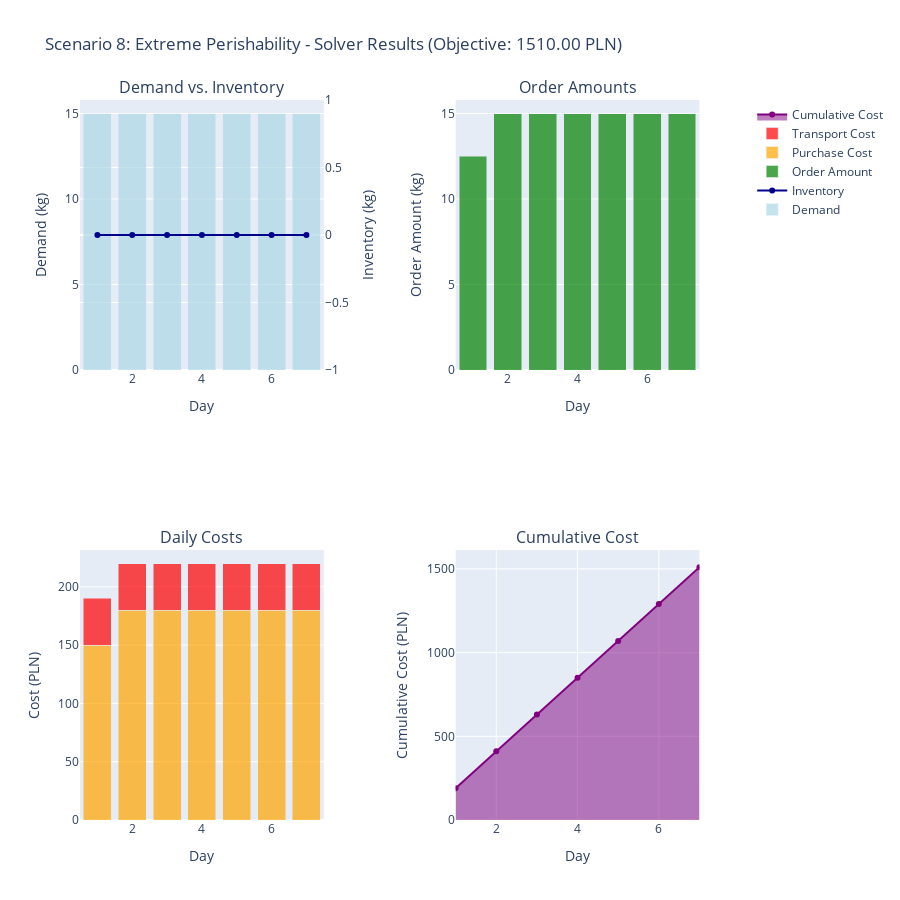

The notebook cell saved with this chart:
### Markdown cell above
## Test Scenario 8: Extreme Perishability (50% Daily Loss)

Highly perishable product with 50% daily loss - tests feasibility limits.

### Code cell
# Scenario 8: Extreme perishability
scenario_8 = {
    "V_max": 100.0,
    "P": [12.0, 12.0, 12.0, 12.0, 12.0, 12.0, 12.0],
    "C": 40.0,  # Lower transport cost to make frequent orders viable
    "D": [15.0, 15.0, 15.0, 15.0, 15.0, 15.0, 15.0],
    "I0": 5.0,
    "alpha": 0.5,  # 50% daily loss!
    "T": 7
}

inp8 = SolverInput(**scenario_8)

try:
    sol8 = solve(inp8)
    df8 = solution_to_dataframe(sol8, inp8)
    print(f"Objective value: {sol8.objective_value:.2f} PLN")
    print(f"Orders placed on days: {[i+1 for i, y in enumerate(sol8.y) if y == 1]}")
    display(HTML(df8.to_html(index=False)))
    plot_scenario("Scenario 8: Extreme Perishability", sol8, inp8, df8)
except SolverFail as e:
    print(f"Solver failed: {e}")
    sol8 = None
    df8 = None

### Figure 1 — Plotly figure (JSON) as saved in the notebook; plotly's stock layout.template omitted (floating-point values rounded to 4 significant figures)
{"data": [{"marker": {"color": "lightblue"}, "name": "Demand", "opacity": 0.7, "type": "bar", "x": [1, 2, 3, 4, 5, 6, 7], "xaxis": "x", "y": [15, 15, 15, 15, 15, 15, 15], "yaxis": "y"}, {"line": {"color": "darkblue", "width": 2}, "mode": "lines+markers", "name": "Inventory", "type": "scatter", "x": [1, 2, 3, 4, 5, 6, 7], "xaxis": "x", "y": [0, 0, 0, 0, 0, 0, 0], "yaxis": "y2"}, {"marker": {"color": "green"}, "name": "Order Amount", "opacity": 0.7, "type": "bar", "x": [1, 2, 3, 4, 5, 6, 7], "xaxis": "x2", "y": [12.5, 15, 15, 15, 15, 15, 15], "yaxis": "y3"}, {"marker": {"color": "orange"}, "name": "Purchase Cost", "opacity": 0.7, "type": "bar", "x": [1, 2, 3, 4, 5, 6, 7], "xaxis": "x3", "y": [150.0, 180.0, 180.0, 180.0, 180.0, 180.0, 180.0], "yaxis": "y4"}, {"marker": {"color": "red"}, "name": "Transport Cost", "opacity": 0.7, "type": "bar", "x": [1, 2, 3, 4, 5, 6, 7], "xaxis": "x3", "y": [40.0, 40.0, 40.0, 40.0, 40.0, 40.0, 40.0], "yaxis": "y4"}, {"fill": "tozeroy", "line": {"color": "purple", "width": 2}, "mode": "lines+markers", "name": "Cumulative Cost", "type": "scatter", "x": [1, 2, 3, 4, 5, 6, 7], "xaxis": "x4", "y": [190.0, 410.0, 630.0, 850.0, 1070.0, 1290.0, 1510.0], "yaxis": "y5"}], "layout": {"annotations": [{"font": {"size": 16}, "showarrow": false, "text": "Demand vs. Inventory", "x": 0.185, "xanchor": "center", "xref": "paper", "y": 1, "yanchor": "bottom", "yref": "paper"}, {"font": {"size": 16}, "showarrow": false, "text": "Order Amounts", "x": 0.755, "xanchor": "center", "xref": "paper", "y": 1, "yanchor": "bottom", "yref": "paper"}, {"font": {"size": 16}, "showarrow": false, "text": "Daily Costs", "x": 0.185, "xanchor": "center", "xref": "paper", "y": 0.375, "yanchor": "bottom", "yref": "paper"}, {"font": {"size": 16}, "showarrow": false, "text": "Cumulative Cost", "x": 0.755, "xanchor": "center", "xref": "paper", "y": 0.375, "yanchor": "bottom", "yref": "paper"}], "barmode": "stack", "height": 900, "showlegend": true, "title": {"text": "Scenario 8: Extreme Perishability - Solver Results (Objective: 1510.00 PLN)"}, "xaxis": {"anchor": "y", "domain": [0, 0.37], "title": {"text": "Day"}}, "xaxis2": {"anchor": "y3", "domain": [0.57, 0.94], "title": {"text": "Day"}}, "xaxis3": {"anchor": "y4", "domain": [0, 0.37], "title": {"text": "Day"}}, "xaxis4": {"anchor": "y5", "domain": [0.57, 0.94], "title": {"text": "Day"}}, "yaxis": {"anchor": "x", "domain": [0.625, 1], "title": {"text": "Demand (kg)"}}, "yaxis2": {"anchor": "x", "overlaying": "y", "side": "right", "title": {"text": "Inventory (kg)"}}, "yaxis3": {"anchor": "x2", "domain": [0.625, 1], "title": {"text": "Order Amount (kg)"}}, "yaxis4": {"anchor": "x3", "domain": [0, 0.375], "title": {"text": "Cost (PLN)"}}, "yaxis5": {"anchor": "x4", "domain": [0, 0.375], "title": {"text": "Cumulative Cost (PLN)"}}}}
